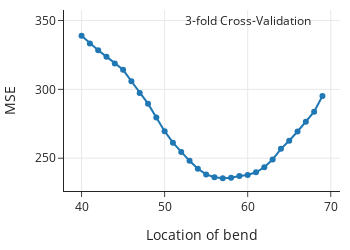

The cell this chart's notebook holds for it:
### Code cell
fig = px.line(x=bends, y=totals, markers=True, width=350, height=250)

fig.add_annotation(
    x=60, y=350, text="3-fold Cross-Validation", showarrow=False
)

fig.update_layout(
    showlegend=False, xaxis_title="Location of bend", yaxis_title="MSE"
)

fig.show()

### Figure 1 — Plotly figure (JSON) as saved in the notebook; plotly's stock layout.template omitted (floating-point values rounded to 4 significant figures)
{"data": [{"hovertemplate": "x=%{x}<br>y=%{y}<extra></extra>", "legendgroup": "", "line": {"color": "#1F77B4", "dash": "solid"}, "marker": {"symbol": "circle"}, "mode": "lines+markers", "name": "", "orientation": "v", "showlegend": false, "type": "scatter", "x": [40, 41, 42, 43, 44, 45, 46, 47, 48, 49, 50, 51, 52, 53, 54, 55, 56, 57, 58, 59, 60, 61, 62, 63, 64, 65, 66, 67, 68, 69], "xaxis": "x", "y": [338.9, 333.4, 328.4, 323.7, 318.8, 314.2, 305.9, 297.4, 289.6, 279.6, 269.6, 261.3, 254.5, 248.1, 242.4, 238.2, 236.2, 235.5, 235.7, 237.1, 237.8, 239.8, 243.4, 249.1, 256.8, 262.7, 269.4, 276.5, 283.8, 295.2], "yaxis": "y"}], "layout": {"annotations": [{"showarrow": false, "text": "3-fold Cross-Validation", "x": 60, "y": 350}], "height": 250, "legend": {"tracegroupgap": 0}, "showlegend": false, "width": 350, "xaxis": {"anchor": "y", "domain": [0, 1], "title": {"text": "Location of bend"}}, "yaxis": {"anchor": "x", "domain": [0, 1], "title": {"text": "MSE"}}}}
